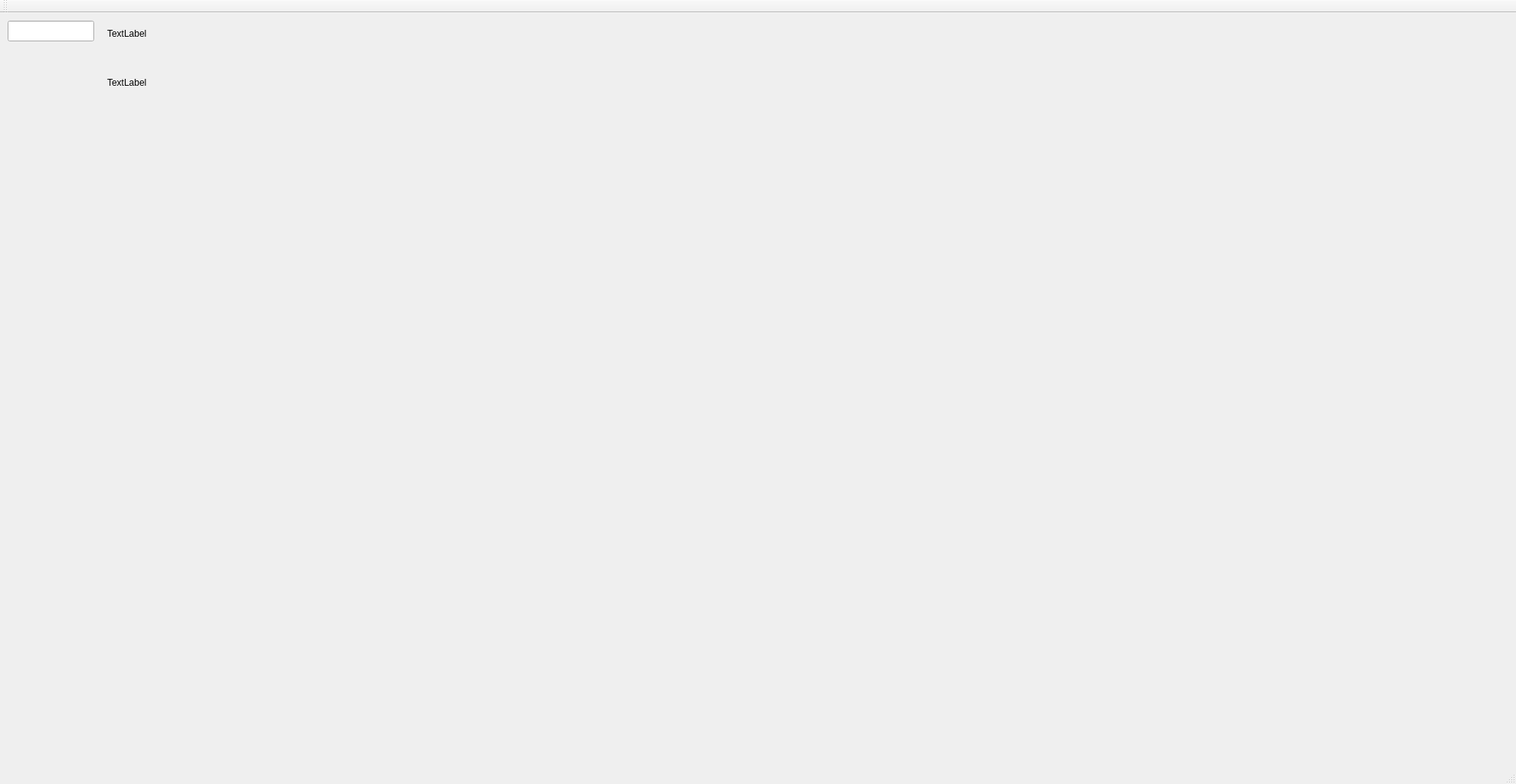
<?xml version="1.0" encoding="UTF-8"?>
<ui version="4.0">
 <class>MainWindow</class>
 <widget class="QMainWindow" name="MainWindow">
  <property name="geometry">
   <rect>
    <x>0</x>
    <y>0</y>
    <width>1980</width>
    <height>1024</height>
   </rect>
  </property>
  <property name="windowTitle">
   <string>MainWindow</string>
  </property>
  <widget class="QWidget" name="centralWidget">
   <widget class="QWidget" name="gridLayoutWidget">
    <property name="geometry">
     <rect>
      <x>10</x>
      <y>140</y>
      <width>1281</width>
      <height>761</height>
     </rect>
    </property>
    <layout class="QGridLayout" name="gridLayout"/>
   </widget>
   <widget class="QLineEdit" name="lineEdit">
    <property name="geometry">
     <rect>
      <x>10</x>
      <y>10</y>
      <width>113</width>
      <height>27</height>
     </rect>
    </property>
   </widget>
   <widget class="QLabel" name="label">
    <property name="geometry">
     <rect>
      <x>140</x>
      <y>50</y>
      <width>471</width>
      <height>81</height>
     </rect>
    </property>
    <property name="text">
     <string>TextLabel</string>
    </property>
   </widget>
   <widget class="QLabel" name="label_2">
    <property name="geometry">
     <rect>
      <x>140</x>
      <y>16</y>
      <width>111</width>
      <height>21</height>
     </rect>
    </property>
    <property name="text">
     <string>TextLabel</string>
    </property>
   </widget>
  </widget>
  <widget class="QMenuBar" name="menuBar">
   <property name="geometry">
    <rect>
     <x>0</x>
     <y>0</y>
     <width>1980</width>
     <height>25</height>
    </rect>
   </property>
  </widget>
  <widget class="QToolBar" name="mainToolBar">
   <attribute name="toolBarArea">
    <enum>TopToolBarArea</enum>
   </attribute>
   <attribute name="toolBarBreak">
    <bool>false</bool>
   </attribute>
  </widget>
  <widget class="QStatusBar" name="statusBar"/>
 </widget>
 <layoutdefault spacing="6" margin="11"/>
 <resources/>
 <connections/>
</ui>
